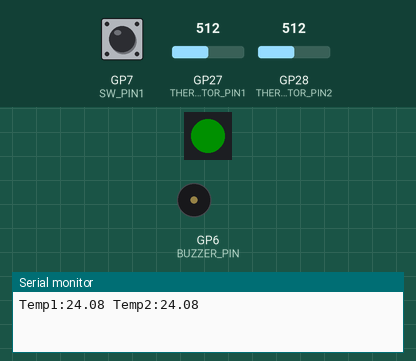
Bench run of a sketch on a simulated Raspberry Pi Pico. Shown: 1 RGB LEDs in strip order, left to right, buzzer (waves = sounding, pin HIGH), the last lines printed to the serial monitor. The test bench sets the inputs (shaded band); at power-on: GP7 (SW_PIN1) HIGH, GP27 (THERMISTOR_PIN1) = 512, GP28 (THERMISTOR_PIN2) = 512. Dim RGB values are drawn brighter than linear.

Above: at 0.1 s.
At 66.1 s:
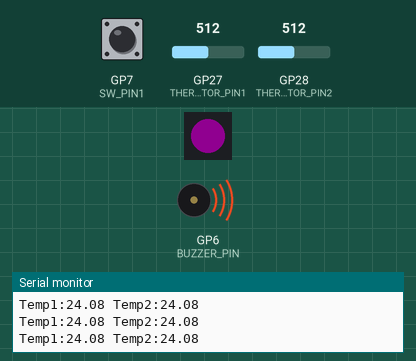
At 127.1 s:
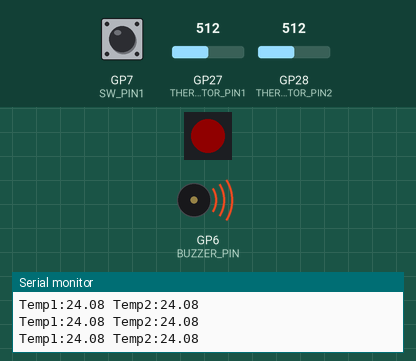
Timing chart, 0 to 128.6 s (numbered marks = the images above):
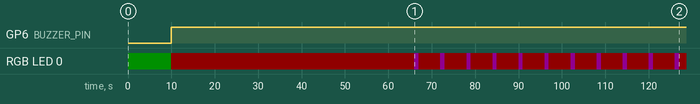

The sketch:

rp2040_switch_led.ino
```cpp
#include <math.h>
#include <Adafruit_NeoPixel.h>

#define DIN_PIN 16            // NeoPixel　の出力ピン番号はGP16
#define LED_COUNT 1           // LEDの連結数
#define BRIGHTNESS 16        // 輝度
Adafruit_NeoPixel pixels(LED_COUNT, DIN_PIN, NEO_GRB + NEO_KHZ800);

#define SW_PIN1 7     //スイッチピン番号1
#define SW_PIN2 8     //スイッチピン番号2
#define BUZZER_PIN 6  //出力ピン番号
#define WAIT_TIME 10  //開放許容秒数
int WaitCnt = 0;  //待ち秒数カウンタ
int BeepCnt = 0;  //鳴動秒数カウンタ
#define BEEP_MAX 300  //最大鳴動秒数

#define THERMISTOR_PIN1 27  //103JTピン番号1(長いほう)
#define THERMISTOR_PIN2 28  //103JTピン番号2(短いほう)
const float DIVIDER = 10000.0; // 分圧抵抗10kΩ
const float T0 = 273.15;  //絶対零度
const float R0 = 27700.0; //0℃時の抵抗値
const float B = 3435.0; //B定数
float temp1 = 0;  //温度1
float temp2 = 0;  //温度2
int TempCnt = 99; //温度測定カウンタ
int TempOverCnt = 0;  //温度超過回数カウンタ
#define TEMP_MAX1 -5 //温度計1警告値
#define TEMP_MAX2 15  //温度計2警告値

//温度測定ルーチン
float calcTemp(int PIN) {
  float Aout =  float(analogRead(PIN));
  float Rt = DIVIDER * Aout / (1024.0 - Aout);
  float T_bar = 1/T0 + 1/B * log(Rt/R0);
  return 1.0/T_bar - 273.15;
}

void setup() {
  Serial.begin(9600);
  pixels.begin();             //NeoPixel制御開始

  pinMode(SW_PIN1, INPUT_PULLUP);
  pinMode(SW_PIN2, INPUT_PULLUP);
  pinMode(BUZZER_PIN, OUTPUT);

  pinMode(THERMISTOR_PIN1, INPUT);
  pinMode(THERMISTOR_PIN2, INPUT);
}

void loop() {

  int stat = 0;   //ステータス初期化(0:正常)

  if (TempCnt > 5) {
    //5秒ごとに温度測定
    temp1 = calcTemp(THERMISTOR_PIN1);
    temp2 = calcTemp(THERMISTOR_PIN2);
    TempCnt = 0;

    Serial.print("Temp1:");
    Serial.print(temp1);
    Serial.print(" Temp2:");
    Serial.println(temp2);

    if (temp1 > TEMP_MAX1 || temp2 > TEMP_MAX2) {
      //温度超過
      TempOverCnt += 1;
      if (TempOverCnt >= 12) {
        //12回連続でOUT
        stat = 4;
      }
    } else {
      TempOverCnt = 0;
    }
  }
  TempCnt += 1;

  if (stat == 0) {
    if (digitalRead(SW_PIN1) == HIGH || digitalRead(SW_PIN2) == HIGH) {
      //開けた
      WaitCnt += 1; //待ち秒数カウンタ加算

      //10秒過ぎた?
      if (WaitCnt > WAIT_TIME) {
        if (BeepCnt > BEEP_MAX) {
          //鳴りすぎ防止
          stat = 3;
        } else {
          //鳴動
          stat = 2;

          //あきらめカウンタ加算
          BeepCnt += 1;
        }
      } else {
        //警告表示
        stat = 1;
      }
    } else {
      //閉めた
      WaitCnt = 0;  //待ち秒数カウンタ初期化
      BeepCnt = 0;  //あきらめカウンタ初期化

      stat = 0;
    }
  }

  switch (stat) {
    case 1:
      //警告表示
      pixels.setPixelColor(0, pixels.Color(0, BRIGHTNESS, 0)); //黄点灯
      pixels.show();
      break;
    case 2:
      //鳴動
      digitalWrite(BUZZER_PIN, HIGH); //鳴動開始
      pixels.setPixelColor(0, pixels.Color(BRIGHTNESS, 0, 0)); //赤点灯
      pixels.show();
      break;
    case 3:
      //あきらめた
      digitalWrite(BUZZER_PIN, LOW);  //停止
      pixels.setPixelColor(0, pixels.Color(BRIGHTNESS, 0, 0)); //赤点灯
      pixels.show();
      break;
    case 4:
      //アツゥイ！！
      digitalWrite(BUZZER_PIN, HIGH); //鳴動開始
      pixels.setPixelColor(0, pixels.Color(BRIGHTNESS, 0, BRIGHTNESS)); //紫点灯
      pixels.show();
      break;
    default:
      //正常状態
      digitalWrite(BUZZER_PIN, LOW);  //停止
      pixels.setPixelColor(0, pixels.Color(0, 0, 0));  //消灯
      pixels.show();
  }

  delay(1000); //1秒待機
  //Serial.print("WaitCnt=");
  //Serial.print(WaitCnt);
  //Serial.print(" BeepCnt=");
  //Serial.print(BeepCnt);
  //Serial.print(" stat=");
  //Serial.println(stat);
}
```

Measured:
- by itself, GP6 (BUZZER_PIN): LOW → HIGH at 10.0 s
- by itself, RGB LED 0: off → RGB(0, 16, 0) at 0.00 s, → RGB(16, 0, 0) 10.0 s later, → RGB(16, 0, 16) 56.0 s later, → RGB(16, 0, 0) 1.0 s later, … (24 changes in this stretch)
